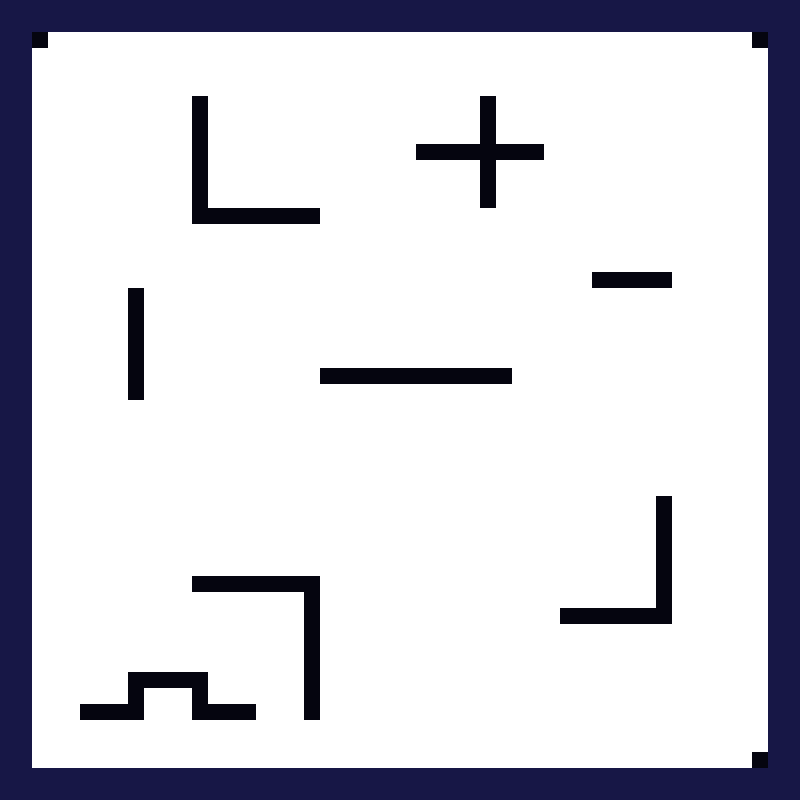

The image is a tile-based game level rendered from a .tmx file. Its description and complete source (layers, tilesets, objects, tile grids) follow:
An orthogonal 50x50 tile map with 16x16 px tiles, 1 tile layer (Tile Layer 1).

<map version="1.2" tiledversion="1.3.1" orientation="orthogonal" renderorder="right-down" compressionlevel="0" width="50" height="50" tilewidth="16" tileheight="16" infinite="0" nextlayerid="2" nextobjectid="1">
 <tileset firstgid="1" source="../../assets/tile-set/setOfFive.tsx" />
 <layer id="1" name="Tile Layer 1" width="50" height="50">
  <data encoding="csv">
3,3,3,3,3,3,3,3,3,3,3,3,3,3,3,3,3,3,3,3,3,3,3,3,3,3,3,3,3,3,3,3,3,3,3,3,3,3,3,3,3,3,3,3,3,3,3,3,3,3,
3,3,3,3,3,3,3,3,3,3,3,3,3,3,3,3,3,3,3,3,3,3,3,3,3,3,3,3,3,3,3,3,3,3,3,3,3,3,3,3,3,3,3,3,3,3,3,3,3,3,
3,3,1,5,5,5,5,5,5,5,5,5,5,5,5,5,5,5,5,5,5,5,5,5,5,5,5,5,5,5,5,5,5,5,5,5,5,5,5,5,5,5,5,5,5,5,5,1,3,3,
3,3,5,5,5,5,5,5,5,5,5,5,5,5,5,5,5,5,5,5,5,5,5,5,5,5,5,5,5,5,5,5,5,5,5,5,5,5,5,5,5,5,5,5,5,5,5,5,3,3,
3,3,5,5,5,5,5,5,5,5,5,5,5,5,5,5,5,5,5,5,5,5,5,5,5,5,5,5,5,5,5,5,5,5,5,5,5,5,5,5,5,5,5,5,5,5,5,5,3,3,
3,3,5,5,5,5,5,5,5,5,5,5,5,5,5,5,5,5,5,5,5,5,5,5,5,5,5,5,5,5,5,5,5,5,5,5,5,5,5,5,5,5,5,5,5,5,5,5,3,3,
3,3,5,5,5,5,5,5,5,5,5,5,1,5,5,5,5,5,5,5,5,5,5,5,5,5,5,5,5,5,1,5,5,5,5,5,5,5,5,5,5,5,5,5,5,5,5,5,3,3,
3,3,5,5,5,5,5,5,5,5,5,5,1,5,5,5,5,5,5,5,5,5,5,5,5,5,5,5,5,5,1,5,5,5,5,5,5,5,5,5,5,5,5,5,5,5,5,5,3,3,
3,3,5,5,5,5,5,5,5,5,5,5,1,5,5,5,5,5,5,5,5,5,5,5,5,5,5,5,5,5,1,5,5,5,5,5,5,5,5,5,5,5,5,5,5,5,5,5,3,3,
3,3,5,5,5,5,5,5,5,5,5,5,1,5,5,5,5,5,5,5,5,5,5,5,5,5,1,1,1,1,1,1,1,1,5,5,5,5,5,5,5,5,5,5,5,5,5,5,3,3,
3,3,5,5,5,5,5,5,5,5,5,5,1,5,5,5,5,5,5,5,5,5,5,5,5,5,5,5,5,5,1,5,5,5,5,5,5,5,5,5,5,5,5,5,5,5,5,5,3,3,
3,3,5,5,5,5,5,5,5,5,5,5,1,5,5,5,5,5,5,5,5,5,5,5,5,5,5,5,5,5,1,5,5,5,5,5,5,5,5,5,5,5,5,5,5,5,5,5,3,3,
3,3,5,5,5,5,5,5,5,5,5,5,1,5,5,5,5,5,5,5,5,5,5,5,5,5,5,5,5,5,1,5,5,5,5,5,5,5,5,5,5,5,5,5,5,5,5,5,3,3,
3,3,5,5,5,5,5,5,5,5,5,5,1,1,1,1,1,1,1,1,5,5,5,5,5,5,5,5,5,5,5,5,5,5,5,5,5,5,5,5,5,5,5,5,5,5,5,5,3,3,
3,3,5,5,5,5,5,5,5,5,5,5,5,5,5,5,5,5,5,5,5,5,5,5,5,5,5,5,5,5,5,5,5,5,5,5,5,5,5,5,5,5,5,5,5,5,5,5,3,3,
3,3,5,5,5,5,5,5,5,5,5,5,5,5,5,5,5,5,5,5,5,5,5,5,5,5,5,5,5,5,5,5,5,5,5,5,5,5,5,5,5,5,5,5,5,5,5,5,3,3,
3,3,5,5,5,5,5,5,5,5,5,5,5,5,5,5,5,5,5,5,5,5,5,5,5,5,5,5,5,5,5,5,5,5,5,5,5,5,5,5,5,5,5,5,5,5,5,5,3,3,
3,3,5,5,5,5,5,5,5,5,5,5,5,5,5,5,5,5,5,5,5,5,5,5,5,5,5,5,5,5,5,5,5,5,5,5,5,1,1,1,1,1,5,5,5,5,5,5,3,3,
3,3,5,5,5,5,5,5,1,5,5,5,5,5,5,5,5,5,5,5,5,5,5,5,5,5,5,5,5,5,5,5,5,5,5,5,5,5,5,5,5,5,5,5,5,5,5,5,3,3,
3,3,5,5,5,5,5,5,1,5,5,5,5,5,5,5,5,5,5,5,5,5,5,5,5,5,5,5,5,5,5,5,5,5,5,5,5,5,5,5,5,5,5,5,5,5,5,5,3,3,
3,3,5,5,5,5,5,5,1,5,5,5,5,5,5,5,5,5,5,5,5,5,5,5,5,5,5,5,5,5,5,5,5,5,5,5,5,5,5,5,5,5,5,5,5,5,5,5,3,3,
3,3,5,5,5,5,5,5,1,5,5,5,5,5,5,5,5,5,5,5,5,5,5,5,5,5,5,5,5,5,5,5,5,5,5,5,5,5,5,5,5,5,5,5,5,5,5,5,3,3,
3,3,5,5,5,5,5,5,1,5,5,5,5,5,5,5,5,5,5,5,5,5,5,5,5,5,5,5,5,5,5,5,5,5,5,5,5,5,5,5,5,5,5,5,5,5,5,5,3,3,
3,3,5,5,5,5,5,5,1,5,5,5,5,5,5,5,5,5,5,5,1,1,1,1,1,1,1,1,1,1,1,1,5,5,5,5,5,5,5,5,5,5,5,5,5,5,5,5,3,3,
3,3,5,5,5,5,5,5,1,5,5,5,5,5,5,5,5,5,5,5,5,5,5,5,5,5,5,5,5,5,5,5,5,5,5,5,5,5,5,5,5,5,5,5,5,5,5,5,3,3,
3,3,5,5,5,5,5,5,5,5,5,5,5,5,5,5,5,5,5,5,5,5,5,5,5,5,5,5,5,5,5,5,5,5,5,5,5,5,5,5,5,5,5,5,5,5,5,5,3,3,
3,3,5,5,5,5,5,5,5,5,5,5,5,5,5,5,5,5,5,5,5,5,5,5,5,5,5,5,5,5,5,5,5,5,5,5,5,5,5,5,5,5,5,5,5,5,5,5,3,3,
3,3,5,5,5,5,5,5,5,5,5,5,5,5,5,5,5,5,5,5,5,5,5,5,5,5,5,5,5,5,5,5,5,5,5,5,5,5,5,5,5,5,5,5,5,5,5,5,3,3,
3,3,5,5,5,5,5,5,5,5,5,5,5,5,5,5,5,5,5,5,5,5,5,5,5,5,5,5,5,5,5,5,5,5,5,5,5,5,5,5,5,5,5,5,5,5,5,5,3,3,
3,3,5,5,5,5,5,5,5,5,5,5,5,5,5,5,5,5,5,5,5,5,5,5,5,5,5,5,5,5,5,5,5,5,5,5,5,5,5,5,5,5,5,5,5,5,5,5,3,3,
3,3,5,5,5,5,5,5,5,5,5,5,5,5,5,5,5,5,5,5,5,5,5,5,5,5,5,5,5,5,5,5,5,5,5,5,5,5,5,5,5,5,5,5,5,5,5,5,3,3,
3,3,5,5,5,5,5,5,5,5,5,5,5,5,5,5,5,5,5,5,5,5,5,5,5,5,5,5,5,5,5,5,5,5,5,5,5,5,5,5,5,1,5,5,5,5,5,5,3,3,
3,3,5,5,5,5,5,5,5,5,5,5,5,5,5,5,5,5,5,5,5,5,5,5,5,5,5,5,5,5,5,5,5,5,5,5,5,5,5,5,5,1,5,5,5,5,5,5,3,3,
3,3,5,5,5,5,5,5,5,5,5,5,5,5,5,5,5,5,5,5,5,5,5,5,5,5,5,5,5,5,5,5,5,5,5,5,5,5,5,5,5,1,5,5,5,5,5,5,3,3,
3,3,5,5,5,5,5,5,5,5,5,5,5,5,5,5,5,5,5,5,5,5,5,5,5,5,5,5,5,5,5,5,5,5,5,5,5,5,5,5,5,1,5,5,5,5,5,5,3,3,
3,3,5,5,5,5,5,5,5,5,5,5,5,5,5,5,5,5,5,5,5,5,5,5,5,5,5,5,5,5,5,5,5,5,5,5,5,5,5,5,5,1,5,5,5,5,5,5,3,3,
3,3,5,5,5,5,5,5,5,5,5,5,1,1,1,1,1,1,1,1,5,5,5,5,5,5,5,5,5,5,5,5,5,5,5,5,5,5,5,5,5,1,5,5,5,5,5,5,3,3,
3,3,5,5,5,5,5,5,5,5,5,5,5,5,5,5,5,5,5,1,5,5,5,5,5,5,5,5,5,5,5,5,5,5,5,5,5,5,5,5,5,1,5,5,5,5,5,5,3,3,
3,3,5,5,5,5,5,5,5,5,5,5,5,5,5,5,5,5,5,1,5,5,5,5,5,5,5,5,5,5,5,5,5,5,5,1,1,1,1,1,1,1,5,5,5,5,5,5,3,3,
3,3,5,5,5,5,5,5,5,5,5,5,5,5,5,5,5,5,5,1,5,5,5,5,5,5,5,5,5,5,5,5,5,5,5,5,5,5,5,5,5,5,5,5,5,5,5,5,3,3,
3,3,5,5,5,5,5,5,5,5,5,5,5,5,5,5,5,5,5,1,5,5,5,5,5,5,5,5,5,5,5,5,5,5,5,5,5,5,5,5,5,5,5,5,5,5,5,5,3,3,
3,3,5,5,5,5,5,5,5,5,5,5,5,5,5,5,5,5,5,1,5,5,5,5,5,5,5,5,5,5,5,5,5,5,5,5,5,5,5,5,5,5,5,5,5,5,5,5,3,3,
3,3,5,5,5,5,5,5,1,1,1,1,1,5,5,5,5,5,5,1,5,5,5,5,5,5,5,5,5,5,5,5,5,5,5,5,5,5,5,5,5,5,5,5,5,5,5,5,3,3,
3,3,5,5,5,5,5,5,1,5,5,5,1,5,5,5,5,5,5,1,5,5,5,5,5,5,5,5,5,5,5,5,5,5,5,5,5,5,5,5,5,5,5,5,5,5,5,5,3,3,
3,3,5,5,5,1,1,1,1,5,5,5,1,1,1,1,5,5,5,1,5,5,5,5,5,5,5,5,5,5,5,5,5,5,5,5,5,5,5,5,5,5,5,5,5,5,5,5,3,3,
3,3,5,5,5,5,5,5,5,5,5,5,5,5,5,5,5,5,5,5,5,5,5,5,5,5,5,5,5,5,5,5,5,5,5,5,5,5,5,5,5,5,5,5,5,5,5,5,3,3,
3,3,5,5,5,5,5,5,5,5,5,5,5,5,5,5,5,5,5,5,5,5,5,5,5,5,5,5,5,5,5,5,5,5,5,5,5,5,5,5,5,5,5,5,5,5,5,5,3,3,
3,3,5,5,5,5,5,5,5,5,5,5,5,5,5,5,5,5,5,5,5,5,5,5,5,5,5,5,5,5,5,5,5,5,5,5,5,5,5,5,5,5,5,5,5,5,5,1,3,3,
3,3,3,3,3,3,3,3,3,3,3,3,3,3,3,3,3,3,3,3,3,3,3,3,3,3,3,3,3,3,3,3,3,3,3,3,3,3,3,3,3,3,3,3,3,3,3,3,3,3,
3,3,3,3,3,3,3,3,3,3,3,3,3,3,3,3,3,3,3,3,3,3,3,3,3,3,3,3,3,3,3,3,3,3,3,3,3,3,3,3,3,3,3,3,3,3,3,3,3,3
</data>
 </layer>
</map>